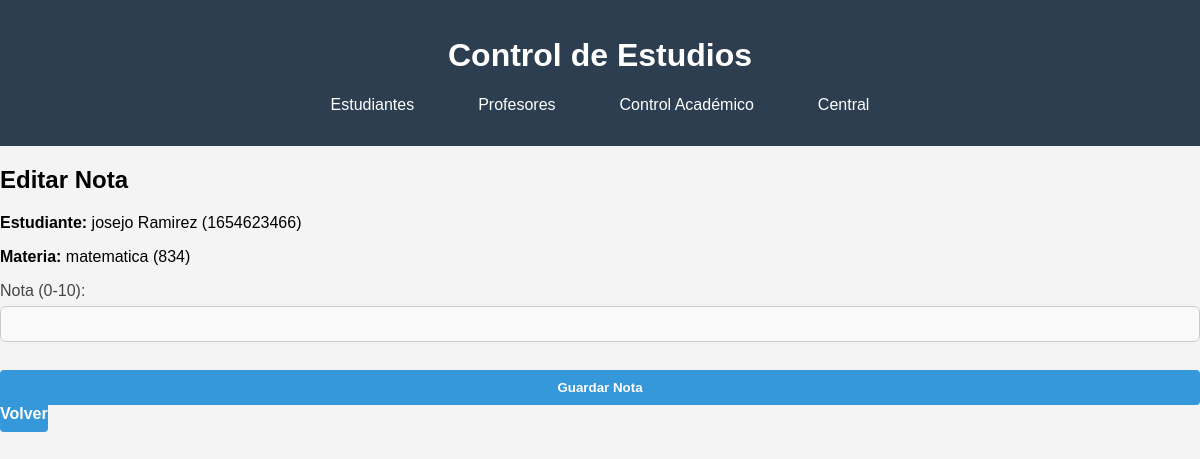
Screenshot of /profesores/profesores/1654623465/notas/1654623466/834 with the database file from the repository.
### modulos/central/models.py (models this page shows, shortened)
class Persona(db.Model):
    __tablename__ = 'personas'
    cedula = db.Column(db.String(20), primary_key=True, unique=True)
    nombre = db.Column(db.String(100), nullable=False)
    apellido = db.Column(db.String(100), nullable=False)
    numero_telefono = db.Column(db.Integer)
    correo_electronico = db.Column(db.String(100), unique=True, nullable=False)
    usuario = db.Column(db.String(50), unique=True, nullable=False)
    contrasenia = db.Column(db.String(100), nullable=False)
    rol = db.Column(db.String(20), nullable=False)
    __mapper_args__ = {
        'polymorphic_identity': 'persona',
        'polymorphic_on': rol
    }

### modulos/estudiantes/models.py (models this page shows, shortened)
class Estudiante(Persona):
    __tablename__ = 'estudiantes'
    cedula = db.Column(db.String(20), db.ForeignKey('personas.cedula'), primary_key=True)
    carrera_id = db.Column(db.Integer, db.ForeignKey('carreras.id'), nullable=True)
    solvente = db.Column(db.Boolean, default = False)
    saldo_disponible = db.Column(db.Float, default=0.0)
    carrera = db.relationship('Carrera', back_populates='estudiantes')
    inscripciones = db.relationship('Inscripcion', back_populates='estudiante', cascade="all, delete-orphan")
    notas = db.relationship('Nota', back_populates='estudiante', cascade="all, delete-orphan")
    __mapper_args__ = {
        'polymorphic_identity': 'estudiante',
    }

### modulos/control_academico/models.py (models this page shows, shortened)
class Materia(db.Model):
    __tablename__ ='materias'
    codigo = db.Column(db.Integer, primary_key=True, unique=True)
    nombre = db.Column(db.String(100), nullable=False)
    programa_id = db.Column(db.Integer, db.ForeignKey('programas.id'), nullable=False)
    programa = db.relationship('Programa', back_populates='materias')
    asignaciones = db.relationship('AsignacionMateria', back_populates='materia')
    notas = db.relationship('Nota', back_populates='materia')

### modulos/profesores/routes.py (the view, shortened to what this page needs)
@bp.route('/profesores/<cedula>/notas/<estudiante_cedula>/<materia_codigo>', methods=['GET', 'POST'])
def editar_nota(cedula, estudiante_cedula, materia_codigo):
    profesor = Profesor.query.get_or_404(cedula)
    estudiante = Estudiante.query.get_or_404(estudiante_cedula)
    materia = Materia.query.get_or_404(materia_codigo)
    asignacion = AsignacionMateria.query.filter_by(
        profesor_id=cedula,
        materia_codigo=materia_codigo
    ).first()
    if not asignacion:
        flash('No tiene permiso para editar notas de esta materia', 'error')
        return redirect(url_for('profesores.notas_profesor', cedula=cedula))
    nota = Nota.query.filter_by(
        estudiante_id=estudiante_cedula,
        materia_codigo=materia_codigo
    ).first()
    return render_template('profesores/editar_nota.html',
                         profesor=profesor,
                         estudiante=estudiante,
                         materia=materia,
                         nota=nota)

### modulos/profesores/templates/profesores/editar_nota.html (shortened to what this page needs)
{% extends "central/base.html" %}
{% block content %}
<h2>Editar Nota</h2>
<p><strong>Estudiante:</strong> {{ estudiante.nombre }} {{ estudiante.apellido }} ({{ estudiante.cedula }})</p>
<p><strong>Materia:</strong> {{ materia.nombre }} ({{ materia.codigo }})</p>
<form method="POST">
    <div class="form-group">
        <label for="nota">Nota (0-10):</label>
        <input type="number" step="1" min="0" max="10" id="nota" name="nota" required value="{{ nota_existente.nota if nota_existente else '' }}">
    </div>
    <button type="submit" class="btn-form-estudiante">Guardar Nota</button>
    <a href="{{ url_for('profesores.notas_profesor', cedula=profesor.cedula) }}" class="btn-form-estudiante">Volver</a>
</form>
{% endblock %}

### modulos/static/css/style.css (style rules this page uses)
body { font-family: Arial, sans-serif; margin: 0; padding: 0; background-color: #f4f4f4; }
a { text-decoration: none ; }
.btn-form-estudiante { width: 100%; padding: 10px 0; background-color: #3498db; color: white; border: none; border-radius: 4px; font-weight: bold; cursor: pointer; transition: background 0.2s; margin-top: 10px; }
.form-group { margin-bottom: 15px; }
.form-group label { display: block; margin-bottom: 5px; font-weight: bold; }
.form-group { margin-bottom: 18px; width: 100%; text-align: left; }
.form-group label { display: block; margin-bottom: 6px; color: #444; font-weight: 500; }
.form-group input, .form-group select { width: 100%; padding: 8px 10px; border: 1px solid #ccc; border-radius: 6px; background: #fafafa; font-size: 1rem; box-sizing: border-box; }

### rows the page displays
Persona: nombre "josejo", apellido "Ramirez"
Estudiante: cedula "1654623466"
Materia: nombre "matematica", codigo "834"
